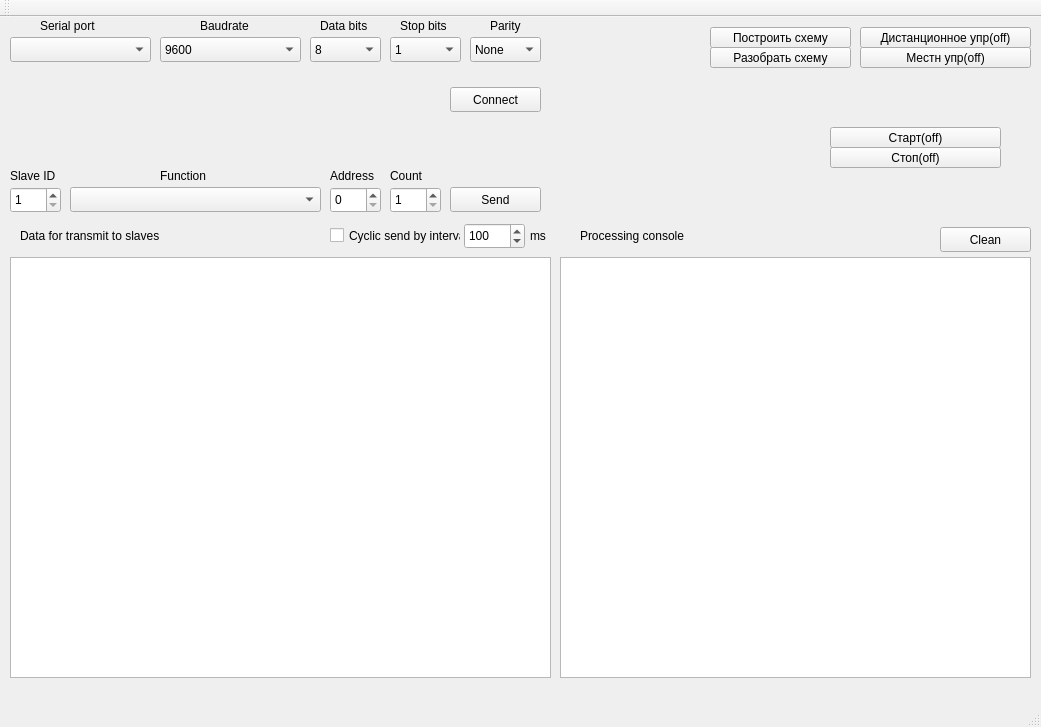
<?xml version="1.0" encoding="UTF-8"?>
<ui version="4.0">
 <class>MainWindow</class>
 <widget class="QMainWindow" name="MainWindow">
  <property name="geometry">
   <rect>
    <x>0</x>
    <y>0</y>
    <width>1041</width>
    <height>727</height>
   </rect>
  </property>
  <property name="windowTitle">
   <string>QMaster - Modbus RTU PC emulator</string>
  </property>
  <property name="windowIcon">
   <iconset theme=":/img/logo.png">
    <normaloff>.</normaloff>.</iconset>
  </property>
  <property name="autoFillBackground">
   <bool>false</bool>
  </property>
  <widget class="QWidget" name="centralWidget">
   <widget class="QComboBox" name="cbPort">
    <property name="geometry">
     <rect>
      <x>10</x>
      <y>20</y>
      <width>141</width>
      <height>25</height>
     </rect>
    </property>
   </widget>
   <widget class="QComboBox" name="cbBaud">
    <property name="geometry">
     <rect>
      <x>160</x>
      <y>20</y>
      <width>141</width>
      <height>25</height>
     </rect>
    </property>
    <item>
     <property name="text">
      <string>9600</string>
     </property>
    </item>
    <item>
     <property name="text">
      <string>19200</string>
     </property>
    </item>
    <item>
     <property name="text">
      <string>38400</string>
     </property>
    </item>
    <item>
     <property name="text">
      <string>57600</string>
     </property>
    </item>
    <item>
     <property name="text">
      <string>115200</string>
     </property>
    </item>
    <item>
     <property name="text">
      <string>125000</string>
     </property>
    </item>
    <item>
     <property name="text">
      <string>230400</string>
     </property>
    </item>
    <item>
     <property name="text">
      <string>250000</string>
     </property>
    </item>
    <item>
     <property name="text">
      <string>460800</string>
     </property>
    </item>
    <item>
     <property name="text">
      <string>500000</string>
     </property>
    </item>
    <item>
     <property name="text">
      <string>1000000</string>
     </property>
    </item>
    <item>
     <property name="text">
      <string>2000000</string>
     </property>
    </item>
   </widget>
   <widget class="QComboBox" name="cbDataBits">
    <property name="geometry">
     <rect>
      <x>310</x>
      <y>20</y>
      <width>71</width>
      <height>25</height>
     </rect>
    </property>
    <property name="currentIndex">
     <number>3</number>
    </property>
    <item>
     <property name="text">
      <string>5</string>
     </property>
    </item>
    <item>
     <property name="text">
      <string>6</string>
     </property>
    </item>
    <item>
     <property name="text">
      <string>7</string>
     </property>
    </item>
    <item>
     <property name="text">
      <string>8</string>
     </property>
    </item>
    <item>
     <property name="text">
      <string>9</string>
     </property>
    </item>
   </widget>
   <widget class="QComboBox" name="cbStopBits">
    <property name="geometry">
     <rect>
      <x>390</x>
      <y>20</y>
      <width>71</width>
      <height>25</height>
     </rect>
    </property>
    <item>
     <property name="text">
      <string>1</string>
     </property>
    </item>
    <item>
     <property name="text">
      <string>2</string>
     </property>
    </item>
   </widget>
   <widget class="QComboBox" name="cbParity">
    <property name="geometry">
     <rect>
      <x>470</x>
      <y>20</y>
      <width>71</width>
      <height>25</height>
     </rect>
    </property>
    <item>
     <property name="text">
      <string>None</string>
     </property>
    </item>
    <item>
     <property name="text">
      <string>Odd</string>
     </property>
    </item>
    <item>
     <property name="text">
      <string>Even</string>
     </property>
    </item>
   </widget>
   <widget class="QLabel" name="label">
    <property name="geometry">
     <rect>
      <x>40</x>
      <y>0</y>
      <width>71</width>
      <height>17</height>
     </rect>
    </property>
    <property name="text">
     <string>Serial port</string>
    </property>
   </widget>
   <widget class="QLabel" name="label_2">
    <property name="geometry">
     <rect>
      <x>200</x>
      <y>0</y>
      <width>71</width>
      <height>17</height>
     </rect>
    </property>
    <property name="text">
     <string>Baudrate</string>
    </property>
   </widget>
   <widget class="QLabel" name="label_3">
    <property name="geometry">
     <rect>
      <x>320</x>
      <y>0</y>
      <width>61</width>
      <height>17</height>
     </rect>
    </property>
    <property name="text">
     <string>Data bits</string>
    </property>
   </widget>
   <widget class="QLabel" name="label_4">
    <property name="geometry">
     <rect>
      <x>400</x>
      <y>0</y>
      <width>61</width>
      <height>17</height>
     </rect>
    </property>
    <property name="text">
     <string>Stop bits</string>
    </property>
   </widget>
   <widget class="QLabel" name="label_5">
    <property name="geometry">
     <rect>
      <x>490</x>
      <y>0</y>
      <width>41</width>
      <height>17</height>
     </rect>
    </property>
    <property name="text">
     <string>Parity</string>
    </property>
   </widget>
   <widget class="QPushButton" name="bConnect">
    <property name="geometry">
     <rect>
      <x>450</x>
      <y>70</y>
      <width>91</width>
      <height>25</height>
     </rect>
    </property>
    <property name="text">
     <string>Connect</string>
    </property>
   </widget>
   <widget class="QSpinBox" name="sbSlaveID">
    <property name="geometry">
     <rect>
      <x>10</x>
      <y>170</y>
      <width>51</width>
      <height>26</height>
     </rect>
    </property>
    <property name="minimum">
     <number>1</number>
    </property>
    <property name="maximum">
     <number>32</number>
    </property>
   </widget>
   <widget class="QLabel" name="lSlaveID">
    <property name="geometry">
     <rect>
      <x>10</x>
      <y>150</y>
      <width>61</width>
      <height>17</height>
     </rect>
    </property>
    <property name="text">
     <string>Slave ID</string>
    </property>
   </widget>
   <widget class="QComboBox" name="cbFunc">
    <property name="geometry">
     <rect>
      <x>70</x>
      <y>170</y>
      <width>251</width>
      <height>25</height>
     </rect>
    </property>
   </widget>
   <widget class="QLabel" name="slaveID_2">
    <property name="geometry">
     <rect>
      <x>160</x>
      <y>150</y>
      <width>61</width>
      <height>17</height>
     </rect>
    </property>
    <property name="text">
     <string>Function</string>
    </property>
   </widget>
   <widget class="QSpinBox" name="sbAddress">
    <property name="geometry">
     <rect>
      <x>330</x>
      <y>170</y>
      <width>51</width>
      <height>26</height>
     </rect>
    </property>
    <property name="minimum">
     <number>0</number>
    </property>
    <property name="maximum">
     <number>65536</number>
    </property>
    <property name="value">
     <number>0</number>
    </property>
   </widget>
   <widget class="QSpinBox" name="sbCount">
    <property name="geometry">
     <rect>
      <x>390</x>
      <y>170</y>
      <width>51</width>
      <height>26</height>
     </rect>
    </property>
    <property name="minimum">
     <number>1</number>
    </property>
    <property name="maximum">
     <number>65536</number>
    </property>
   </widget>
   <widget class="QLabel" name="slaveID_3">
    <property name="geometry">
     <rect>
      <x>330</x>
      <y>150</y>
      <width>61</width>
      <height>17</height>
     </rect>
    </property>
    <property name="text">
     <string>Address</string>
    </property>
   </widget>
   <widget class="QLabel" name="slaveID_4">
    <property name="geometry">
     <rect>
      <x>390</x>
      <y>150</y>
      <width>41</width>
      <height>17</height>
     </rect>
    </property>
    <property name="text">
     <string>Count</string>
    </property>
   </widget>
   <widget class="QPushButton" name="bSend">
    <property name="geometry">
     <rect>
      <x>450</x>
      <y>170</y>
      <width>91</width>
      <height>25</height>
     </rect>
    </property>
    <property name="text">
     <string>Send</string>
    </property>
   </widget>
   <widget class="QTableWidget" name="tableData">
    <property name="geometry">
     <rect>
      <x>10</x>
      <y>240</y>
      <width>541</width>
      <height>421</height>
     </rect>
    </property>
    <property name="sizePolicy">
     <sizepolicy hsizetype="Expanding" vsizetype="Expanding">
      <horstretch>0</horstretch>
      <verstretch>0</verstretch>
     </sizepolicy>
    </property>
    <property name="sizeAdjustPolicy">
     <enum>QAbstractScrollArea::AdjustIgnored</enum>
    </property>
    <property name="rowCount">
     <number>0</number>
    </property>
    <property name="columnCount">
     <number>3</number>
    </property>
    <attribute name="horizontalHeaderVisible">
     <bool>false</bool>
    </attribute>
    <attribute name="horizontalHeaderHighlightSections">
     <bool>true</bool>
    </attribute>
    <attribute name="horizontalHeaderStretchLastSection">
     <bool>true</bool>
    </attribute>
    <attribute name="verticalHeaderVisible">
     <bool>false</bool>
    </attribute>
    <attribute name="verticalHeaderDefaultSectionSize">
     <number>20</number>
    </attribute>
    <attribute name="verticalHeaderStretchLastSection">
     <bool>false</bool>
    </attribute>
    <column>
     <property name="text">
      <string>Data type</string>
     </property>
    </column>
    <column>
     <property name="text">
      <string>Address</string>
     </property>
    </column>
    <column>
     <property name="text">
      <string>Value</string>
     </property>
    </column>
   </widget>
   <widget class="QPlainTextEdit" name="ptRawData">
    <property name="geometry">
     <rect>
      <x>560</x>
      <y>240</y>
      <width>471</width>
      <height>421</height>
     </rect>
    </property>
   </widget>
   <widget class="QLabel" name="label_6">
    <property name="geometry">
     <rect>
      <x>580</x>
      <y>210</y>
      <width>131</width>
      <height>17</height>
     </rect>
    </property>
    <property name="text">
     <string>Processing console</string>
    </property>
   </widget>
   <widget class="QPushButton" name="bRawDataClean">
    <property name="geometry">
     <rect>
      <x>940</x>
      <y>210</y>
      <width>91</width>
      <height>25</height>
     </rect>
    </property>
    <property name="text">
     <string>Clean</string>
    </property>
   </widget>
   <widget class="QLabel" name="label_7">
    <property name="geometry">
     <rect>
      <x>20</x>
      <y>210</y>
      <width>141</width>
      <height>17</height>
     </rect>
    </property>
    <property name="text">
     <string>Data for transmit to slaves</string>
    </property>
   </widget>
   <widget class="QCheckBox" name="cCyclicSend">
    <property name="geometry">
     <rect>
      <x>330</x>
      <y>210</y>
      <width>131</width>
      <height>17</height>
     </rect>
    </property>
    <property name="text">
     <string>Cyclic send by interval</string>
    </property>
   </widget>
   <widget class="QSpinBox" name="sbSendInterval">
    <property name="geometry">
     <rect>
      <x>464</x>
      <y>206</y>
      <width>61</width>
      <height>26</height>
     </rect>
    </property>
    <property name="minimum">
     <number>1</number>
    </property>
    <property name="maximum">
     <number>65536</number>
    </property>
    <property name="singleStep">
     <number>10</number>
    </property>
    <property name="value">
     <number>100</number>
    </property>
   </widget>
   <widget class="QLabel" name="slaveID_5">
    <property name="geometry">
     <rect>
      <x>530</x>
      <y>210</y>
      <width>41</width>
      <height>17</height>
     </rect>
    </property>
    <property name="text">
     <string>ms</string>
    </property>
   </widget>
   <widget class="QPushButton" name="build_schemes">
    <property name="geometry">
     <rect>
      <x>710</x>
      <y>10</y>
      <width>141</width>
      <height>21</height>
     </rect>
    </property>
    <property name="text">
     <string>Построить схему</string>
    </property>
   </widget>
   <widget class="QPushButton" name="destroy_schemes">
    <property name="geometry">
     <rect>
      <x>710</x>
      <y>30</y>
      <width>141</width>
      <height>21</height>
     </rect>
    </property>
    <property name="text">
     <string>Разобрать схему</string>
    </property>
   </widget>
   <widget class="QPushButton" name="dist_contr">
    <property name="geometry">
     <rect>
      <x>860</x>
      <y>10</y>
      <width>171</width>
      <height>21</height>
     </rect>
    </property>
    <property name="text">
     <string>Дистанционное упр(off)</string>
    </property>
   </widget>
   <widget class="QPushButton" name="local_ctrl">
    <property name="geometry">
     <rect>
      <x>860</x>
      <y>30</y>
      <width>171</width>
      <height>21</height>
     </rect>
    </property>
    <property name="text">
     <string>Местн упр(off)</string>
    </property>
   </widget>
   <widget class="QPushButton" name="stop">
    <property name="geometry">
     <rect>
      <x>830</x>
      <y>130</y>
      <width>171</width>
      <height>21</height>
     </rect>
    </property>
    <property name="text">
     <string>Стоп(off)</string>
    </property>
   </widget>
   <widget class="QPushButton" name="start">
    <property name="geometry">
     <rect>
      <x>830</x>
      <y>110</y>
      <width>171</width>
      <height>21</height>
     </rect>
    </property>
    <property name="text">
     <string>Старт(off)</string>
    </property>
   </widget>
  </widget>
  <widget class="QMenuBar" name="menuBar">
   <property name="geometry">
    <rect>
     <x>0</x>
     <y>0</y>
     <width>1041</width>
     <height>20</height>
    </rect>
   </property>
  </widget>
  <widget class="QToolBar" name="mainToolBar">
   <attribute name="toolBarArea">
    <enum>TopToolBarArea</enum>
   </attribute>
   <attribute name="toolBarBreak">
    <bool>false</bool>
   </attribute>
  </widget>
  <widget class="QStatusBar" name="statusBar"/>
 </widget>
 <layoutdefault spacing="6" margin="11"/>
 <resources/>
 <connections/>
</ui>
